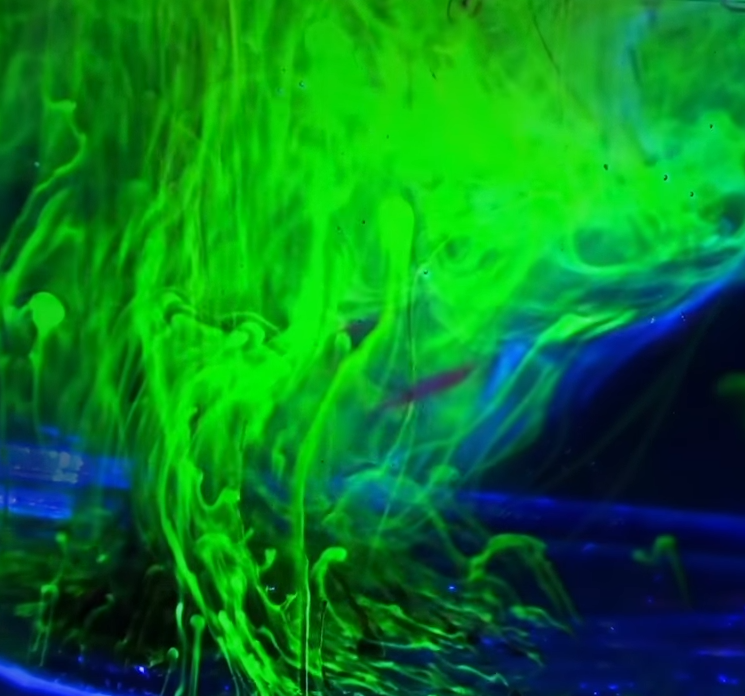
#> input picture tests/test_images/fl2.png, 745 x 696 px
$ python t.py
#> lines starting #> are read from the running program, lines starting #| are printed output that depends on the picture
from __future__ import annotations
import os
from skimage.color import rgb2lab, deltaE_cie76
import numpy as np
import cv2
import imageio
from pathlib import Path
from PIL import Image
from ordered_set import OrderedSet
import colorsys
from sklearn.cluster import KMeans
import matplotlib.pyplot as plt
# from plantcv import plantcv as pcv

from typing import Union, Tuple, List, cast, Set, Counter, Optional, overload
from typing_extensions import Literal
from mytypes import imageType, colorType, colorRGB, colorHSV, RGBLit, HSVLit, colorSystemLit


def get_image_from_path(path: Union[str, Path]) -> imageType:
    """retrun RGB image array if path is correct, else raise error"""
    try:
        image_BGR = cv2.imread(str(path))
#> image_BGR is the input picture: shape (696, 745, 3); mean B, G, R 36.1, 124.5, 8
        image: imageType = cv2.cvtColor(image_BGR, cv2.COLOR_BGR2RGB)
    except Exception:
        raise
    # wrong path results in None. Also check array is not empty
    if image is not None and image.any():
        return image
    else:
        raise FileNotFoundError


@overload
def get_image_color_list(image: imageType, system: RGBLit, number: int = ...) -> List[colorRGB]: ...


@overload
def get_image_color_list(image: imageType, system: HSVLit, number: int = ...) -> List[colorHSV]: ...


# [19 lines left out: function get_image_color_list, not called in this run]


@overload
def get_image_color_set(image: imageType, system: RGBLit, number: int = ...) -> OrderedSet[colorRGB]: ...


@overload
def get_image_color_set(image: imageType, system: HSVLit, number: int = ...) -> OrderedSet[colorHSV]: ...


# [13 lines left out: function get_image_color_set, not called in this run]


@overload
def get_image_color_counts(image: imageType, system: RGBLit, number: int = 0) -> Counter[colorRGB]: ...


@overload
def get_image_color_counts(image: imageType, system: HSVLit, number: int = 0) -> Counter[colorHSV]: ...


# [15 lines left out: functions get_image_color_counts, plot_hue_histogram, not called in this run]


def RGB2HEX(color: colorRGB) -> str:
    return "#{:02x}{:02x}{:02x}".format(int(color[0]), int(color[1]), int(color[2]))


def get_color_cluster_count_from_image(image: imageType, number_colors: int) -> None:

#> called with number_colors = 20
    plt.imshow(image)
    reshaped_image = image.reshape((image.shape[0] * image.shape[1], 3))
    clf = KMeans(n_clusters=number_colors)
    labels = clf.fit_predict(reshaped_image)
    counts = Counter(labels)
#> counts = 20 items

    center_colors = clf.cluster_centers_
    ordered_colors = [center_colors[key] for key in counts.keys()]
#> ordered_colors = 20 items, first 6: [3.99, 108.7, 13.09], [2.56, 76.35, 16.97], [8.43, 139.2, 9.38], [9.44, 171.1, 6.01], [29.11, 201.2, 13.11], [8.3, 141.7, 59.44]

    rgb_colors = [ordered_colors[key] for key in counts.keys()]
#> rgb_colors = 20 items, first 6: [29.11, 201.2, 13.11], [2.1, 16.53, 79.18], [6.86, 96.17, 70.62], [2.56, 76.35, 16.97], [2.21, 33.02, 10.47], [1.43, 12.31, 36.52]
    rgb_colors.sort(key=lambda rgb: colorsys.rgb_to_hsv(*rgb))
    hex_colors = [RGB2HEX(color) for color in rgb_colors]
#> hex_colors = ['#1dc90d', '#09ab06', '#0ce408', '#06c807', '#088b09', '#036c0d', '#10e129', '#0fa827', '#024c10', '#02210a', '#0cc54d', '#088d3b', '#066046', '#09906a', '#03322e', '#085077', '#0d4cc9', '#010c24', '#041e83', '#02104f']
    # hsv_colors = [colorsys.rgb_to_hsv(r / 255, g / 255, b / 255)  for r, g, b in rgb_colors]  # type: ignore

    plt.figure(figsize=(8, 6))
    plt.pie(counts.values(), labels=hex_colors, colors=hex_colors)
    plt.show()
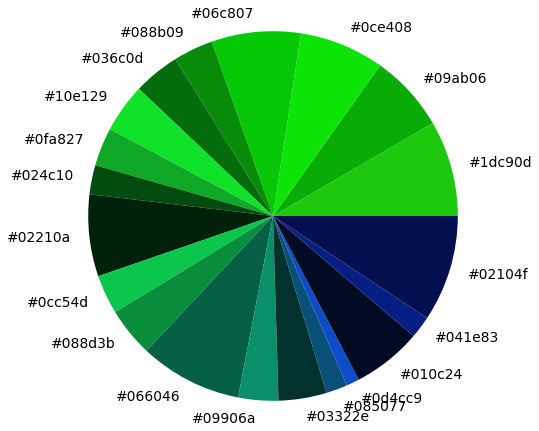
#> figure drawn by matplotlib, 1 panel


if __name__ == "__main__":

    # [10 lines of commented-out code are left out]

    fluor_path = Path(R"../tests/test_images/fl2.png")
    img = get_image_from_path(fluor_path)
    get_color_cluster_count_from_image(img, 20)
